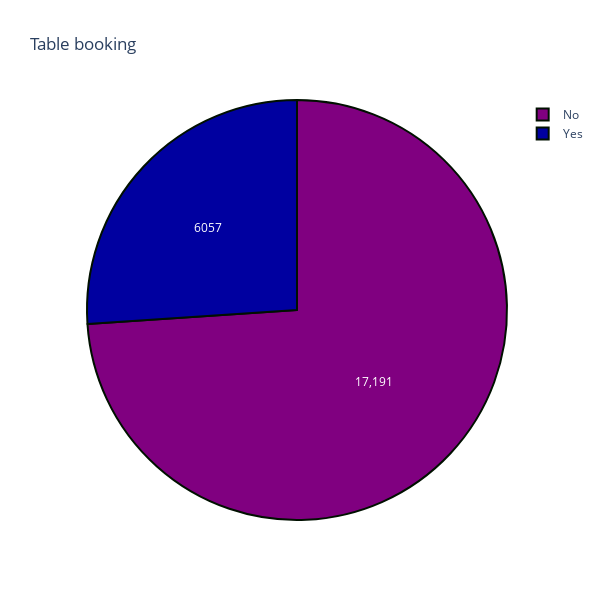

Notebook source saved alongside this figure:
### Markdown cell above
<br>

Whether restaurant offer Table booking or not

### Code cell
x=df['book_table'].value_counts()
colors = ['#800080', '#0000A0']

trace=go.Pie(labels=x.index,values=x,textinfo="value",
            marker=dict(colors=colors, 
                           line=dict(color='#001000', width=2)))
layout=go.Layout(title="Table booking",width=600,height=600)
fig=go.Figure(data=[trace],layout=layout)
py.iplot(fig, filename='pie_chart_subplots')

### Figure 1 — Plotly figure (JSON) as saved in the notebook; plotly's stock layout.template omitted (floating-point values rounded to 4 significant figures)
{"data": [{"labels": ["No", "Yes"], "marker": {"colors": ["#800080", "#0000A0"], "line": {"color": "#001000", "width": 2}}, "textinfo": "value", "type": "pie", "values": [17191, 6057]}], "layout": {"height": 600, "title": {"text": "Table booking"}, "width": 600}}
